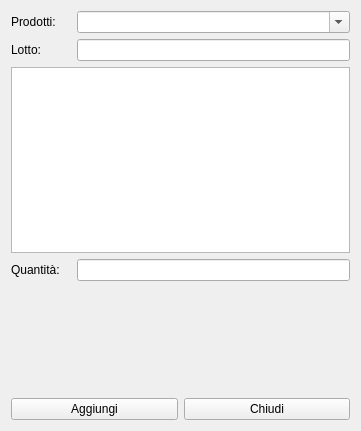
<?xml version="1.0" encoding="UTF-8"?>
<ui version="4.0">
 <class>HChoose_lot_to_add</class>
 <widget class="QWidget" name="HChoose_lot_to_add">
  <property name="windowModality">
   <enum>Qt::ApplicationModal</enum>
  </property>
  <property name="geometry">
   <rect>
    <x>0</x>
    <y>0</y>
    <width>361</width>
    <height>431</height>
   </rect>
  </property>
  <property name="windowTitle">
   <string>Scelta lotto</string>
  </property>
  <layout class="QVBoxLayout" name="verticalLayout">
   <item>
    <layout class="QHBoxLayout" name="horizontalLayout">
     <item>
      <widget class="QLabel" name="label">
       <property name="minimumSize">
        <size>
         <width>60</width>
         <height>0</height>
        </size>
       </property>
       <property name="maximumSize">
        <size>
         <width>60</width>
         <height>16777215</height>
        </size>
       </property>
       <property name="text">
        <string>Prodotti:</string>
       </property>
      </widget>
     </item>
     <item>
      <widget class="QComboBox" name="cbProducts">
       <property name="editable">
        <bool>true</bool>
       </property>
       <property name="insertPolicy">
        <enum>QComboBox::NoInsert</enum>
       </property>
      </widget>
     </item>
    </layout>
   </item>
   <item>
    <layout class="QHBoxLayout" name="horizontalLayout_4">
     <item>
      <widget class="QLabel" name="label_3">
       <property name="minimumSize">
        <size>
         <width>60</width>
         <height>0</height>
        </size>
       </property>
       <property name="maximumSize">
        <size>
         <width>60</width>
         <height>16777215</height>
        </size>
       </property>
       <property name="text">
        <string>Lotto:</string>
       </property>
      </widget>
     </item>
     <item>
      <widget class="QLineEdit" name="leSearch">
       <property name="clearButtonEnabled">
        <bool>true</bool>
       </property>
      </widget>
     </item>
    </layout>
   </item>
   <item>
    <widget class="QTableView" name="tvLots">
     <property name="editTriggers">
      <set>QAbstractItemView::NoEditTriggers</set>
     </property>
     <property name="alternatingRowColors">
      <bool>true</bool>
     </property>
     <property name="selectionBehavior">
      <enum>QAbstractItemView::SelectRows</enum>
     </property>
     <attribute name="horizontalHeaderStretchLastSection">
      <bool>true</bool>
     </attribute>
     <attribute name="verticalHeaderVisible">
      <bool>false</bool>
     </attribute>
     <attribute name="verticalHeaderStretchLastSection">
      <bool>false</bool>
     </attribute>
    </widget>
   </item>
   <item>
    <layout class="QHBoxLayout" name="horizontalLayout_3">
     <item>
      <widget class="QLabel" name="label_2">
       <property name="minimumSize">
        <size>
         <width>60</width>
         <height>0</height>
        </size>
       </property>
       <property name="maximumSize">
        <size>
         <width>60</width>
         <height>16777215</height>
        </size>
       </property>
       <property name="text">
        <string>Quantità:</string>
       </property>
      </widget>
     </item>
     <item>
      <widget class="QLineEdit" name="leAmount">
       <property name="inputMethodHints">
        <set>Qt::ImhDigitsOnly</set>
       </property>
      </widget>
     </item>
    </layout>
   </item>
   <item>
    <spacer name="verticalSpacer">
     <property name="orientation">
      <enum>Qt::Vertical</enum>
     </property>
     <property name="sizeHint" stdset="0">
      <size>
       <width>20</width>
       <height>116</height>
      </size>
     </property>
    </spacer>
   </item>
   <item>
    <layout class="QHBoxLayout" name="horizontalLayout_2">
     <item>
      <widget class="QPushButton" name="pbAdd">
       <property name="text">
        <string>Aggiungi</string>
       </property>
       <property name="icon">
        <iconset resource="icons.qrc">
         <normaloff>:/Resources/Plus.PNG</normaloff>:/Resources/Plus.PNG</iconset>
       </property>
      </widget>
     </item>
     <item>
      <widget class="QPushButton" name="pbClose">
       <property name="text">
        <string>Chiudi</string>
       </property>
       <property name="icon">
        <iconset resource="icons.qrc">
         <normaloff>:/Resources/Actions-window-close-icon.png</normaloff>:/Resources/Actions-window-close-icon.png</iconset>
       </property>
      </widget>
     </item>
    </layout>
   </item>
  </layout>
 </widget>
 <resources>
  <include location="icons.qrc"/>
 </resources>
 <connections/>
</ui>
